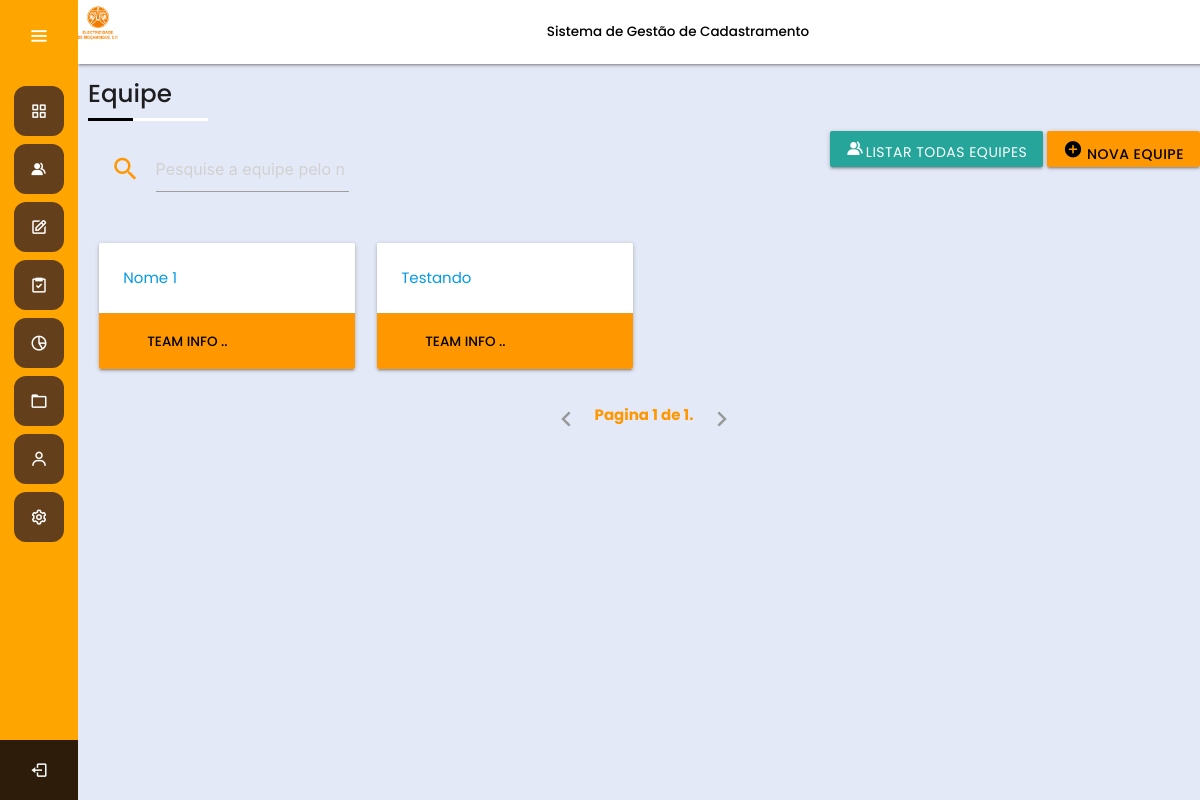
Page /team/ (signed in) on the earlier database version.
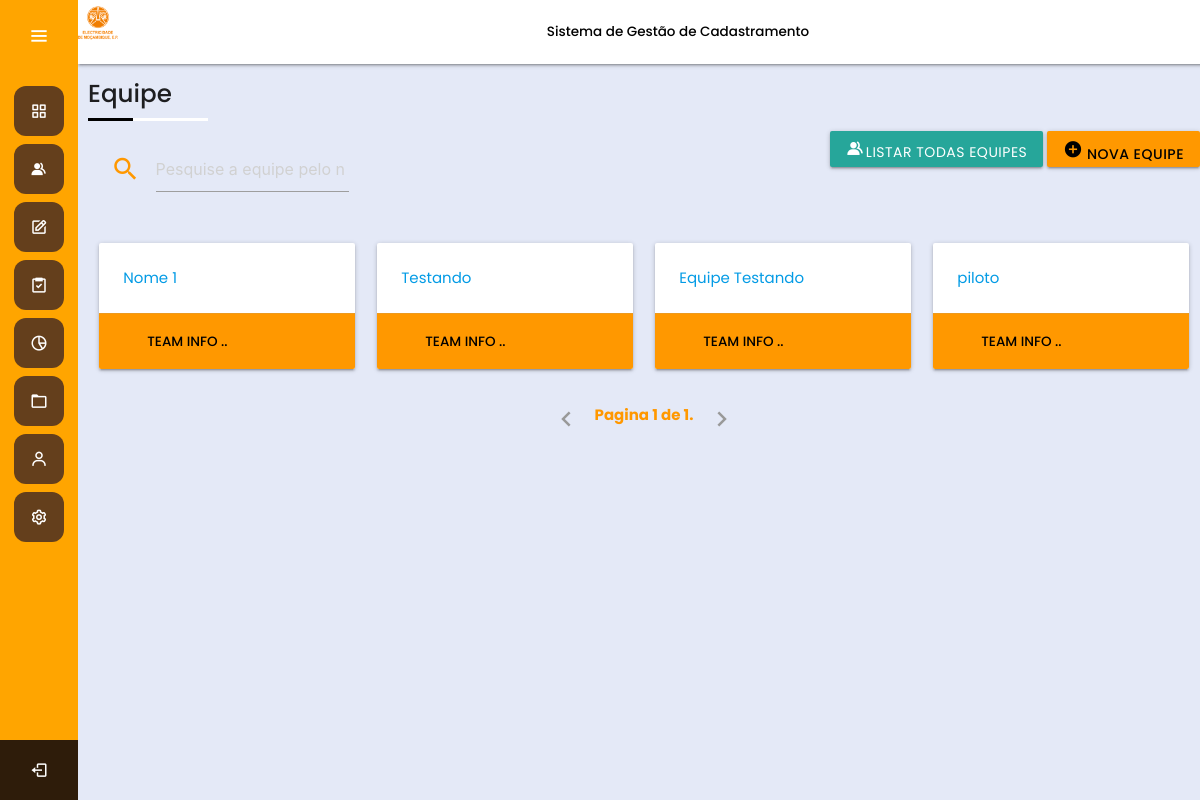
Same page on the later database version.
### Team/models.py (models this page shows, shortened)
class Team(models.Model):
    name = models.CharField(max_length=100, unique=True)
    slug = models.SlugField(default="", null=False)
    state = models.BooleanField(default=True)
    asc = models.ForeignKey(ASC, on_delete=models.CASCADE)
    creator = models.ForeignKey(User, on_delete=models.CASCADE, related_name='created_teams')
    membros = models.ManyToManyField(User,  related_name='teams_members', limit_choices_to={'user_type__in':['tecnico_campo']})
    supervisor = models.ForeignKey(User, on_delete=models.CASCADE, related_name='teams_supervisor', limit_choices_to={'user_type__in':['supervisor_campo']}, default=1)
    date_created = models.DateTimeField(default=timezone.now)
    def get_membros(self):
        return ", ".join([membro.first_name for membro in self.membros.first_name.all()])
    get_membros.short_description = 'Membros'

### Team/views.py (the view, shortened to what this page needs)
# urls.py: path('', views.Templateview.as_view(), name='project_show'),
class Templateview(PermissionRequiredMixin, LoginRequiredMixin, TemplateView):
    permission_required = 'Team.view_team'
    template_name = "team_view.html"
    def paginated(self, queryset, page_size):
        paginator = Paginator(queryset, page_size)  # Show 10 teams per page
        page = self.request.GET.get('page', 1)
        try:
            paginated = paginator.page(page)
        except PageNotAnInteger:
            paginated = paginator.page(1)
        except EmptyPage:
            paginated = paginator.page(paginator.num_pages)
        return paginated
    def get_context_data(self, **kwargs):
        context = super().get_context_data(**kwargs)
        all_teams = Team.objects.all()
        paginated_teams = self.paginated(all_teams, 8)
        context['equipes'] = paginated_teams
        return context

### Accounts/models.py (called while the page is built)
    def __str__(self):
        return self.nome

### templates/team_view.html (shortened to what this page needs)
{% extends "base.html" %}
{% load static %}
{% load materializecss %}
{% block page_header %}
  Equipe
{% endblock page_header %}
{% block content_main %}
     <div class="row">
         <div class="col s7">
         <form method="POST" action="{% url 'Team:team_show' %}" >
             <div class="input-field col s5">
              <i class="orange-text material-icons prefix">search</i>
               <input id="search" type="search" name="search" required placeholder="Pesquise a equipe pelo nome">
             </div>
          </form>
       </div>
       <div class="right">
            <a href="{% url 'Team:team_show' %}" class="btn"> <i class="bx bxs-group icon"></i>Listar Todas Equipes </a>
            <a href="{% url 'Team:team_create' %}" class="btn orange black-text"> <i class="material-icons">add_circle</i>
              Nova Equipe</a>
       </div>
    </div>
       <div class="row">
  {% if result %}
    {% for equipe in  result %}
    <div class="col s4 m3">
   <a  class="text-dark"  href="{% url 'Team:team_detail' pk=equipe.pk %}">
      <div class="card horizontal">
        <div class="card-image">
        </div>
        <div class="card-stacked">
          <div class="card-content">
          <p> <i class="bx bxs-group icon"></i> {{equipe.name}} </p>
          </div>
          <div class="card-action orange">
            <a href="#" class="white-text">Team info ..</a>
          </div>
        </div>
      </div>
    </a>
    </div>
    {% endfor %}
    {% else %}
    {% for equipe in equipes %}
    <div class="col s4 m3">
      <a class="text-dark" href="{% url 'Team:team_detail' pk=equipe.pk %}">
      <div class="card horizontal">
        <div class="card-stacked">
          <div class="card-content">
             <p>  {{equipe.name}}</p>
          </div>
          <div class="card-action orange">
            <a href="" class="black-text">Team info ..</a>
          </div>
        </div>
      </div>
    </a>
    </div>
    {% endfor %}
    {% endif %}
         </div>
    <ul class="pagination center orange-text" style="font-weight: bold">
      {% if equipes.has_previous %}
          <li class="waves-effect"><a href="?page={{ equipes.previous_page_number }}"><i class="material-icons text-custom-color">chevron_left</i></a></li>
        {% else %}
          <li class="disabled"><a><i class="material-icons">chevron_left</i></a></li>
      {% endif %}
        <span class="current text-custom-color">
          Pagina {{ equipes.number }} de {{ equipes.paginator.num_pages }}.
        </span>
     {% if equipes.has_next %}
          <li class="waves-effect"><a href="?page={{ equipes.next_page_number }}"><i class="material-icons text-custom-color">chevron_right</i></a></li>
        {% else %}
          <li class="disabled"><a><i class="material-icons">chevron_right</i></a></li>
     {% endif %}
    </ul>
{% endblock content_main %}

Differences in the rows shown:
added Team: name "Equipe Testando"
added Team: name "piloto"
